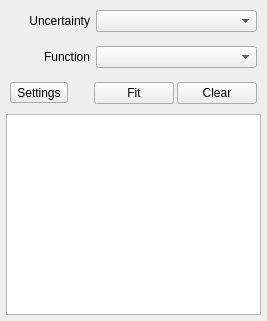
<?xml version="1.0" encoding="UTF-8"?>
<ui version="4.0">
 <class>widget</class>
 <widget class="QWidget" name="widget">
  <property name="geometry">
   <rect>
    <x>0</x>
    <y>0</y>
    <width>267</width>
    <height>321</height>
   </rect>
  </property>
  <property name="sizePolicy">
   <sizepolicy hsizetype="Expanding" vsizetype="Expanding">
    <horstretch>0</horstretch>
    <verstretch>0</verstretch>
   </sizepolicy>
  </property>
  <property name="windowTitle">
   <string>Form</string>
  </property>
  <layout class="QHBoxLayout" name="horizontalLayout_5">
   <property name="margin">
    <number>2</number>
   </property>
   <item>
    <layout class="QVBoxLayout" name="verticalLayout">
     <property name="margin">
      <number>4</number>
     </property>
     <item>
      <layout class="QHBoxLayout" name="horizontalLayout">
       <property name="margin">
        <number>4</number>
       </property>
       <item>
        <widget class="QLabel" name="uncertainty_label">
         <property name="minimumSize">
          <size>
           <width>80</width>
           <height>0</height>
          </size>
         </property>
         <property name="layoutDirection">
          <enum>Qt::LeftToRight</enum>
         </property>
         <property name="text">
          <string>Uncertainty</string>
         </property>
         <property name="alignment">
          <set>Qt::AlignRight|Qt::AlignTrailing|Qt::AlignVCenter</set>
         </property>
        </widget>
       </item>
       <item>
        <widget class="QComboBox" name="uncertainty_combo">
         <property name="sizePolicy">
          <sizepolicy hsizetype="MinimumExpanding" vsizetype="Fixed">
           <horstretch>0</horstretch>
           <verstretch>0</verstretch>
          </sizepolicy>
         </property>
         <property name="sizeAdjustPolicy">
          <enum>QComboBox::AdjustToMinimumContentsLength</enum>
         </property>
        </widget>
       </item>
      </layout>
     </item>
     <item>
      <layout class="QHBoxLayout" name="horizontalLayout_2">
       <property name="margin">
        <number>4</number>
       </property>
       <item>
        <widget class="QLabel" name="profile_label">
         <property name="minimumSize">
          <size>
           <width>80</width>
           <height>0</height>
          </size>
         </property>
         <property name="layoutDirection">
          <enum>Qt::LeftToRight</enum>
         </property>
         <property name="text">
          <string>Function</string>
         </property>
         <property name="alignment">
          <set>Qt::AlignRight|Qt::AlignTrailing|Qt::AlignVCenter</set>
         </property>
        </widget>
       </item>
       <item>
        <widget class="QComboBox" name="profile_combo">
         <property name="sizePolicy">
          <sizepolicy hsizetype="MinimumExpanding" vsizetype="Fixed">
           <horstretch>0</horstretch>
           <verstretch>0</verstretch>
          </sizepolicy>
         </property>
         <property name="sizeAdjustPolicy">
          <enum>QComboBox::AdjustToMinimumContentsLength</enum>
         </property>
        </widget>
       </item>
      </layout>
     </item>
     <item>
      <layout class="QHBoxLayout" name="horizontalLayout_3">
       <property name="spacing">
        <number>3</number>
       </property>
       <property name="margin">
        <number>4</number>
       </property>
       <item>
        <widget class="QToolButton" name="settings_button">
         <property name="text">
          <string>Settings</string>
         </property>
        </widget>
       </item>
       <item>
        <spacer name="horizontalSpacer_2">
         <property name="orientation">
          <enum>Qt::Horizontal</enum>
         </property>
         <property name="sizeHint" stdset="0">
          <size>
           <width>40</width>
           <height>20</height>
          </size>
         </property>
        </spacer>
       </item>
       <item>
        <widget class="QPushButton" name="fit_button">
         <property name="text">
          <string>Fit</string>
         </property>
        </widget>
       </item>
       <item>
        <widget class="QPushButton" name="clear_button">
         <property name="text">
          <string>Clear</string>
         </property>
        </widget>
       </item>
      </layout>
     </item>
     <item>
      <widget class="QTextBrowser" name="results_box"/>
     </item>
    </layout>
   </item>
  </layout>
 </widget>
 <resources/>
 <connections/>
</ui>
